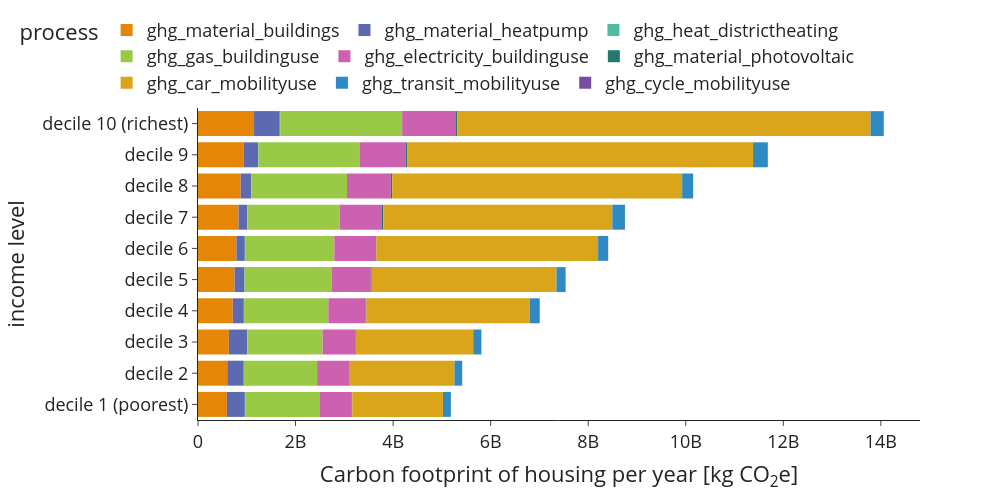

This figure's notebook cell:
### Code cell
df = ghg_annual.multiply(use['n_hhd'], axis=0).groupby(level=0, sort=False).sum().unstack().reset_index()
    df.columns = ['process', 'income level', 'value']

    fig = px.bar(df, x='value', y='income level',color='process', 
                 #text=df['percentage'].apply(lambda x: '{0:.1%}'.format(x)), 
                 labels={'value':'Carbon footprint of housing per year [kg CO<sub>2</sub>e]'}, 
                 template='simple_white', 
             color_discrete_sequence=px.colors.qualitative.Vivid) 
    #fig.update_traces(textposition='inside')
    fig.update_layout(width=1000, height=500, 
                      #xaxis_tickformat = '.0%',
                      font=dict(size=18),
                      legend=dict(
        orientation="h",
        #entrywidth=70,
        yanchor="bottom",
        y=1.02,
        xanchor="left",
        x=-0.25
    ))
    fig.update_traces(marker_line_width=0)

### Figure 1 — Plotly figure (JSON) as saved in the notebook; plotly's stock layout.template omitted (floating-point values rounded to 4 significant figures)
{"data": [{"alignmentgroup": "True", "hovertemplate": "process=ghg_material_buildings<br>Carbon footprint of housing per year [kg CO<sub>2</sub>e]=%{x}<br>income level=%{y}<extra></extra>", "legendgroup": "ghg_material_buildings", "marker": {"color": "rgb(229, 134, 6)", "line": {"width": 0}, "pattern": {"shape": ""}}, "name": "ghg_material_buildings", "offsetgroup": "ghg_material_buildings", "orientation": "h", "showlegend": true, "textposition": "auto", "type": "bar", "x": [592100000.0, 600000000.0, 632400000.0, 712700000.0, 749800000.0, 787700000.0, 829900000.0, 874200000.0, 940600000.0, 1149000000.0], "xaxis": "x", "y": ["decile 1 (poorest)", "decile 2", "decile 3", "decile 4", "decile 5", "decile 6", "decile 7", "decile 8", "decile 9", "decile 10 (richest)"], "yaxis": "y"}, {"alignmentgroup": "True", "hovertemplate": "process=ghg_material_heatpump<br>Carbon footprint of housing per year [kg CO<sub>2</sub>e]=%{x}<br>income level=%{y}<extra></extra>", "legendgroup": "ghg_material_heatpump", "marker": {"color": "rgb(93, 105, 177)", "line": {"width": 0}, "pattern": {"shape": ""}}, "name": "ghg_material_heatpump", "offsetgroup": "ghg_material_heatpump", "orientation": "h", "showlegend": true, "textposition": "auto", "type": "bar", "x": [368900000.0, 338000000.0, 373800000.0, 227059675, 201464980, 172100000.0, 176400000.0, 212400000.0, 291304550, 528000000.0], "xaxis": "x", "y": ["decile 1 (poorest)", "decile 2", "decile 3", "decile 4", "decile 5", "decile 6", "decile 7", "decile 8", "decile 9", "decile 10 (richest)"], "yaxis": "y"}, {"alignmentgroup": "True", "hovertemplate": "process=ghg_heat_districtheating<br>Carbon footprint of housing per year [kg CO<sub>2</sub>e]=%{x}<br>income level=%{y}<extra></extra>", "legendgroup": "ghg_heat_districtheating", "marker": {"color": "rgb(82, 188, 163)", "line": {"width": 0}, "pattern": {"shape": ""}}, "name": "ghg_heat_districtheating", "offsetgroup": "ghg_heat_districtheating", "orientation": "h", "showlegend": true, "textposition": "auto", "type": "bar", "x": [6903000.0, 5861000.0, 5070000.0, 5184000.0, 5543000.0, 6138000.0, 6740000.0, 7529000.0, 8717000.0, 9160000.0], "xaxis": "x", "y": ["decile 1 (poorest)", "decile 2", "decile 3", "decile 4", "decile 5", "decile 6", "decile 7", "decile 8", "decile 9", "decile 10 (richest)"], "yaxis": "y"}, {"alignmentgroup": "True", "hovertemplate": "process=ghg_gas_buildinguse<br>Carbon footprint of housing per year [kg CO<sub>2</sub>e]=%{x}<br>income level=%{y}<extra></extra>", "legendgroup": "ghg_gas_buildinguse", "marker": {"color": "rgb(153, 201, 69)", "line": {"width": 0}, "pattern": {"shape": ""}}, "name": "ghg_gas_buildinguse", "offsetgroup": "ghg_gas_buildinguse", "orientation": "h", "showlegend": true, "textposition": "auto", "type": "bar", "x": [1520000000.0, 1498000000.0, 1543000000.0, 1727000000.0, 1780000000.0, 1829000000.0, 1891000000.0, 1960000000.0, 2069000000.0, 2499000000.0], "xaxis": "x", "y": ["decile 1 (poorest)", "decile 2", "decile 3", "decile 4", "decile 5", "decile 6", "decile 7", "decile 8", "decile 9", "decile 10 (richest)"], "yaxis": "y"}, {"alignmentgroup": "True", "hovertemplate": "process=ghg_electricity_buildinguse<br>Carbon footprint of housing per year [kg CO<sub>2</sub>e]=%{x}<br>income level=%{y}<extra></extra>", "legendgroup": "ghg_electricity_buildinguse", "marker": {"color": "rgb(204, 97, 176)", "line": {"width": 0}, "pattern": {"shape": ""}}, "name": "ghg_electricity_buildinguse", "offsetgroup": "ghg_electricity_buildinguse", "orientation": "h", "showlegend": true, "textposition": "auto", "type": "bar", "x": [666200000.0, 657400000.0, 673600000.0, 765900000.0, 806400000.0, 841400000.0, 867900000.0, 898400000.0, 943200000.0, 1092000000.0], "xaxis": "x", "y": ["decile 1 (poorest)", "decile 2", "decile 3", "decile 4", "decile 5", "decile 6", "decile 7", "decile 8", "decile 9", "decile 10 (richest)"], "yaxis": "y"}, {"alignmentgroup": "True", "hovertemplate": "process=ghg_material_photovoltaic<br>Carbon footprint of housing per year [kg CO<sub>2</sub>e]=%{x}<br>income level=%{y}<extra></extra>", "legendgroup": "ghg_material_photovoltaic", "marker": {"color": "rgb(36, 121, 108)", "line": {"width": 0}, "pattern": {"shape": ""}}, "name": "ghg_material_photovoltaic", "offsetgroup": "ghg_material_photovoltaic", "orientation": "h", "showlegend": true, "textposition": "auto", "type": "bar", "x": [8060000.0, 9352000.0, 10430000.0, 14290000.0, 17610000.0, 21370000.0, 25340000.0, 29140000.0, 34440000.0, 40790000.0], "xaxis": "x", "y": ["decile 1 (poorest)", "decile 2", "decile 3", "decile 4", "decile 5", "decile 6", "decile 7", "decile 8", "decile 9", "decile 10 (richest)"], "yaxis": "y"}, {"alignmentgroup": "True", "hovertemplate": "process=ghg_car_mobilityuse<br>Carbon footprint of housing per year [kg CO<sub>2</sub>e]=%{x}<br>income level=%{y}<extra></extra>", "legendgroup": "ghg_car_mobilityuse", "marker": {"color": "rgb(218, 165, 27)", "line": {"width": 0}, "pattern": {"shape": ""}}, "name": "ghg_car_mobilityuse", "offsetgroup": "ghg_car_mobilityuse", "orientation": "h", "showlegend": true, "textposition": "auto", "type": "bar", "x": [1860000000.0, 2149000000.0, 2406000000.0, 3351000000.0, 3788000000.0, 4545000000.0, 4697000000.0, 5944000000.0, 7092000000.0, 8471000000.0], "xaxis": "x", "y": ["decile 1 (poorest)", "decile 2", "decile 3", "decile 4", "decile 5", "decile 6", "decile 7", "decile 8", "decile 9", "decile 10 (richest)"], "yaxis": "y"}, {"alignmentgroup": "True", "hovertemplate": "process=ghg_transit_mobilityuse<br>Carbon footprint of housing per year [kg CO<sub>2</sub>e]=%{x}<br>income level=%{y}<extra></extra>", "legendgroup": "ghg_transit_mobilityuse", "marker": {"color": "rgb(47, 138, 196)", "line": {"width": 0}, "pattern": {"shape": ""}}, "name": "ghg_transit_mobilityuse", "offsetgroup": "ghg_transit_mobilityuse", "orientation": "h", "showlegend": true, "textposition": "auto", "type": "bar", "x": [162500000.0, 156700000.0, 165400000.0, 202000000.0, 186200000.0, 205200000.0, 258400000.0, 223000000.0, 301700000.0, 271700000.0], "xaxis": "x", "y": ["decile 1 (poorest)", "decile 2", "decile 3", "decile 4", "decile 5", "decile 6", "decile 7", "decile 8", "decile 9", "decile 10 (richest)"], "yaxis": "y"}, {"alignmentgroup": "True", "hovertemplate": "process=ghg_cycle_mobilityuse<br>Carbon footprint of housing per year [kg CO<sub>2</sub>e]=%{x}<br>income level=%{y}<extra></extra>", "legendgroup": "ghg_cycle_mobilityuse", "marker": {"color": "rgb(118, 78, 159)", "line": {"width": 0}, "pattern": {"shape": ""}}, "name": "ghg_cycle_mobilityuse", "offsetgroup": "ghg_cycle_mobilityuse", "orientation": "h", "showlegend": true, "textposition": "auto", "type": "bar", "x": [1968000.0, 1872000.0, 1965000.0, 2283000.0, 2383000.0, 2392000.0, 2610000.0, 2568000.0, 2670000.0, 2780000.0], "xaxis": "x", "y": ["decile 1 (poorest)", "decile 2", "decile 3", "decile 4", "decile 5", "decile 6", "decile 7", "decile 8", "decile 9", "decile 10 (richest)"], "yaxis": "y"}], "layout": {"barmode": "relative", "font": {"size": 18}, "height": 500, "legend": {"orientation": "h", "title": {"text": "process"}, "tracegroupgap": 0, "x": -0.25, "xanchor": "left", "y": 1.02, "yanchor": "bottom"}, "margin": {"t": 60}, "width": 1000, "xaxis": {"anchor": "y", "domain": [0, 1], "title": {"text": "Carbon footprint of housing per year [kg CO<sub>2</sub>e]"}}, "yaxis": {"anchor": "x", "domain": [0, 1], "title": {"text": "income level"}}}}
